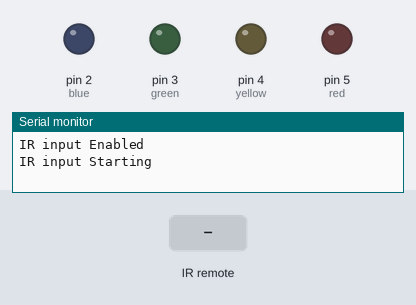
A sketch run on a simulated Arduino Uno, built with avr-gcc and run on an emulated ATmega328P. Shown: output pins drawn as LEDs (lit = HIGH), the last lines printed to the serial monitor. Inputs (shaded band) come from the test bench.

Above: at 1.2 s.
1.3 s: infrared code 0x8877 received
At 1.7 s:
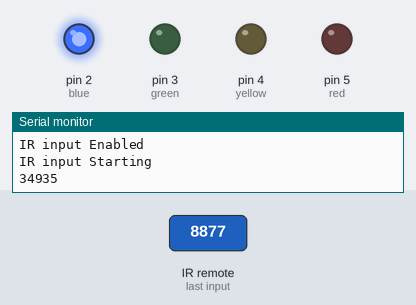
3.3 s: infrared code 0x48B7 received
At 3.7 s:
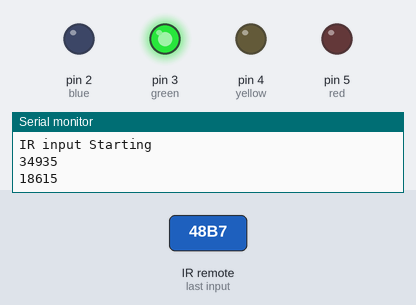
5.3 s: infrared code 0x28D7 received
At 5.7 s:
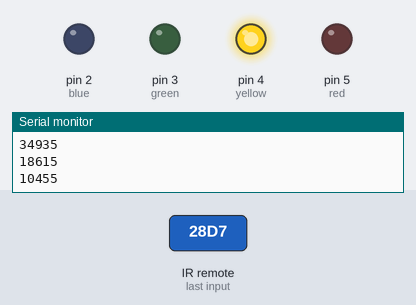
7.3 s: infrared code 0xA857 received
At 7.7 s:
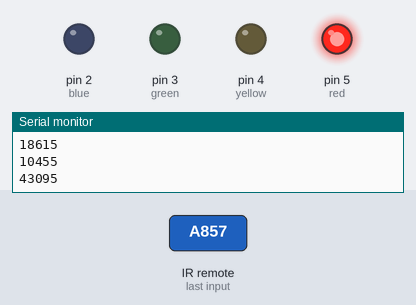
Timing chart, 0 to 10.3 s (numbered marks = the images above; inputs shaded):
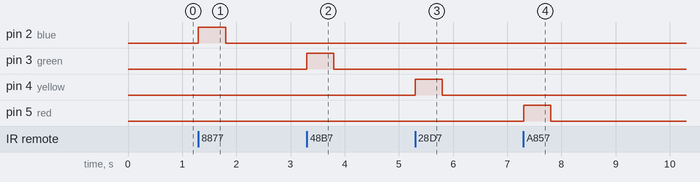

The sketch:

leechanhong09.ino
```cpp
#include <IRremote.h>
//전역변수 설정
int blue = 2;
int green = 3;
int yellow = 4;
int red = 5;
int RECV_PIN = 11;//적외선수신기에서 신호를 받는 핀
//IR라이브러리 객체
IRrecv irrecv(RECV_PIN);
decode_results results;//IR신호 복호화(역할 십진수->아스키코드 변환하는 비슷한역할)
void setup() {
  // 전원ON시 1회만 실행
  // GPIO핀 모드 설정
  pinMode(blue, OUTPUT);
  pinMode(green, OUTPUT);
  pinMode(yellow, OUTPUT);
  pinMode(red, OUTPUT);
  // 시리얼모니터로 출력설정
  Serial.begin(9600);
  Serial.println("IR input Enabled");
  irrecv.enableIRIn();//IRrecv 구조체(C)=클래스(자바):변수, 함수 모두 포함
  Serial.println("IR input Starting");
}

void loop() {
  // 전원ON시 무한반복
  if(irrecv.decode(&results)) {//수신값을 확인해서 있으면 true 반환하는 함수 decode
    unsigned int value = results.value;
    Serial.println(value);//적외선 수신기로 받은 값을 출력해 봅니다.
    switch(value) {
      case 34935:
        digitalWrite(blue, HIGH);
        delay(500);
        digitalWrite(blue, LOW);
        break;
      case 18615:
        digitalWrite(green, HIGH);
        delay(500);
        digitalWrite(green, LOW);
        break;
      case 10455:
        digitalWrite(yellow, HIGH);
        delay(500);
        digitalWrite(yellow, LOW);
        break;
      case 43095:
        digitalWrite(red, HIGH);
        delay(500);
        digitalWrite(red, LOW);
        break;
    }
    //switch문 end
    irrecv.resume();//ready 다음 수신값을 받는다.
  }
}
```

array.c
```cpp
#include <stdio.h>
void main() {
	int score[5];//배열의 크기지정 공간5개
	int sum=0, cnt;//변수 선언하면서 초기값 지정.
	for(cnt=0;cnt<5;cnt++) {
		printf("입력(점수 %d)=>", cnt+1);
		scanf("%d",&score[cnt]);//score[0], score[1]...,score[4] 총 5개 입력받기
	}

	for(cnt=0;cnt<5;cnt++) {
		sum += score[cnt];// sum = sum + score[cnt]; 누적시키는 로직 = 총점구하기
	}
	printf("총점=%d, 평균=%d \n", sum, sum/cnt);
}
```

calc.c
```cpp
#include <stdio.h>

void main() {
	int a,b,c,d;
	a=30;b=20;
	c = a+b;
	printf("c=%d", c);//결과 c=50;

	d = a>5 && b<10;//1 ||(+) 0 = 1(true), 1 &&(x) 0 = 0(false)
	//논리연산:true=1/false=0사용 and연산(&&곱연산),or연산(||덧셈연산),not연산(반대연산)
	printf("d=%d\n", d);//결과 d=0; 1(전원On), 0(전원Off)

	//관계연산 < > 대소관계를 비교(아래)
	if(a>b) {
		printf("a는 b보다 크다");
	} else {
		printf("b는 a보다 크거나 같다");
	}
}
```

char_ascii.c
```cpp
/**
구현내용: 키보드로부터 한 문자를 입력 받아서
         입력문자에 해당하는 아스키코드값을 출력하는 프로그램
작성자 : 이찬홍
작성일 : 2021년 02월 16일
--------------------------
출력: 문자입력 : A
     아스키값 : 65
--------------------------
**/
#include <stdio.h>
void main() {
	printf("키보드로 입력받을 문자를 아스키코드로 변환해서 출력하기\n");
	printf("프로그램을 종료 하려면 0을 입력해 주세요\n");
	char human;//변수선언
	while(1){//무한루프 1=true
		printf("문자입력 : ");
		scanf("%c", &human);
		getchar();//위 스캔f로 입력받은 엔터를 공백으로 처리하는 역할
		printf("사람이 인식하는 문자값:%c - 컴퓨터가 인식하는 아스키코드값:%d\n",human,human);
		if(human == 48){//사람이 인식하는 0 = 컴퓨터는 48 인식합니다.
			printf("현재 온도는 0도이고, 프로그램을 종료 합니다. 중지 아스키 코드는 %d\n", human);
			break;
		}
	}
}
```

even_odd.c
```cpp
#include <stdio.h>

void main() {
	int a;
	while(1){ //반복문(true)=무한반복(루프)
		printf("짝수-홀수를 판별할 정수를 입력하세요:\n");
		printf("종료할때는 숫자0을 입력하세요 : ");
		scanf("%d", &a);//scanf함수는 변수앞에 &(어드레스기호)를 붙입니다.
		if(a==0){
			//IoT로 전송받은 값이 0이면 반복문종료 합니다.(아래)
			break;
		}
		//분기문 if문
		if(a%2==0) {
			printf("입력하신 숫자 %d는 짝수 입니다.\n", a);
		}
		if(a%2==1) {
			printf("입력하신 숫자 %d는 홀수 입니다.\n", a);//변수 a값이 %d에 바인딩 됩니다.
		}
	}
	printf("프로그램이 종료 되었습니다.\n");
}
```

factorial.h
```cpp
/* 팩토리얼은 수학에서 수열단원 6! = 6*5*4*3*2*1 */
#define ONE 1
int factorial(int n) {
	if(n>ONE) {
		return(n*factorial(n-1));//재귀함수호출 반환값이 6* 5* 4* 3* 2* 1
	}else{
		//n-1 반복되다가 n이 1일되었을 경우 1일 반환, 재귀함수의 끝
		return(ONE);
	}
}
```

functions.c
```cpp
#include <stdio.h>
#include <string.h> // strlen(문자열길이함수), strcmp(문자열의비교함수)
//문자열의 길이를 구하는 프로그램.
void main() {
	char string[200];//200바이트크기의 char형 변수명 string을 배열변수로 생성.
	printf("문자를 입력한 후, 엔터키를 치면 입력한 문자열의 길이가 출력됩니다.\n");
	printf("stop 문자를 입력하면 프로그램이 종료 됩니다.\n");
	do {
		scanf("%s", &string);
		if(strcmp("stop",string)==0) {
			//0은 true-false아니고, 인덱스0번값이 있다는 것/ 일치하는 값이 없으면 -1인덱스값
			printf("프로그램을 종료 합니다\n");
			break;//do~while문을 빠져 나갑니다.
		}
		printf("입력하신 문자열의 길이는 %d 입니다.\n", strlen(string));

	}while(1);//while조건이 1(true)이기때문에 무한루프를 돕니다.
}
```

in_out.c
```cpp
#include <stdio.h>

void main() {
	int a,b;
	printf("입력(integer)==>");  //표준출력 Standard Output 함수
	scanf("%d", &a);//표준입력 Standard Input scanf함수는 변수사용시 &기호가
	//%decimal 10진수형태로 입-출력 받겠다고 명시.
	printf("입력(정수형)==>");
	scanf("%d", &b);

	//위에서 키보드로 입력받은 변수 a, b를 출력하겠다.(아래)
	printf("\n a=%d, b=%d \n", a, b);
	//System.out.println(자바) = printf(C언어\n);
}
```

includeFile.c
```cpp
#include <stdio.h>
#include "factorial.h" //5!팩토리얼 = 5*4*3*2*1

void main() {
	int x;
	printf("팩토리얼을 구할 숫자를 입력하세요: ");
	scanf("%d", &x);//키보드로 입력받은 숫자가 x에 저장, 이후 엔터값\n 이 남아있습니다.
	printf("%d! = %d\n", x, factorial(x));
	getchar();//입력 후 엔터 키를 공백으로 처리
}
```

multi.c
```cpp
#include <stdio.h> //라이브러리 임포트
int multi(int x, int y); //함수명세선언 = 스프링의 인터페이스와 같은 역할

void main() {
	int a, b, c; //int정수형 변수 a,b,c 선언
	printf("곱하기할 첫번째 수를 입력하세요 : ");
	scanf("%d", &a);// %d 형태중 decimal형-십진수
	printf("곱하기하 두번째 수를 입력하세요 : ");
	scanf("%d", &b);
	c = multi(a,b);//함수호출
	printf("실행결과: %d * %d = %d 입니다.\n", a,b,c);
	// \n은  newLine줄바꿈명령
}

int multi(int x, int y) {
	return (x*y);
}
```

pointer.c
```cpp
#include <stdio.h>
#include <string.h>

void main() {
	char buffer[80];
	char *p=buffer;//포인터변수 선언 크기는 80바이트
	// *p포인터변수는 값이 저장됨, p변수는 주소(어드레스 &)가 저장됨
	int len;//문자열의 길이를 저장하는 변수
	int cnt=0;//문자열역순구하기에 사용되는 반복제한 회수

	printf("문자열을 입력하세요: ");
	scanf("%s", p);//주소인덱스를 가지고 p변수를 사용하기때문 &가 없음.
	len=strlen(p);
	printf("문자열의 길이는 %d 개", len);
	printf("p변수의인덱스주소는 %d \n", p);
	while(*p) {
		p=p+1;//p++ 인덱스주소를 1씩 증가시키기 *p변수에 공백이 나올때까지 반복
	}
	printf("while을 거친 후 p변수의 인덱스 주소는 %d \n", p);
	printf("문자열을 역순으로 출력하기: \n");
	while(cnt<len) {
		p=p-1;//p-- 인덱스주소를 1씩 감소시키기
		printf("현재 인덱스 주소는 %d, 그리고, 해당 인덱스 주소의 값은 ", p);
		putchar(*p);//현재 p인덱스 주소의 *p변수값을 1개씩 출력함수 putchar(1글자출력)
		printf("\n");
		cnt=cnt + 1;//cnt++
	}
	putchar('\n');//글자를 출력하지 않고, 엔터치는 효과 \newline
	printf("출력한 이후의 인덱스 번호는 %d\n",p);
	getchar();//공백을 입력해서 버퍼내용 삭제하는 효과
}
```

string_ascii.c
```cpp
/** 키보드로 입력받은 문자열을 컴퓨터가 알아듣는 아스키코드로 변경하는 프로그램 **/
#include <stdio.h>
#include <string.h>
void main() {
	char buffer[80];
	char *p=buffer;//포인터변수 생성 및 크기지정
	int len, cnt=0;//입력받은 문자열을 아스키코드로 변경할때 반복구문에 사용
	while(1) {
		printf("문자열을 입력하세요(종료하려면 Ctrl+C 누르세요) : ");
		scanf("%s", p);//키보드로 입력받아서 *p변수의 주소에 값을 저장합니다.
		//반복구문시작(아래)
		len = strlen(p);//문자열의 길이를 구하기
		while(cnt<len) { //cnt 0부터 비교기준인 len문자열의 길이값 전까지 출력
			printf("%d   ", *p);//현재 p주소의 값은 %c사람문자, %d아스키코드로 출력
			p=p+1;//p어드레스인덱스주소는 컴퓨터가 비어있는 메모리주소를 찾아서 부여
			cnt=cnt+1;
		}
		printf("\n");
		cnt=0;//무한바복때문에 초기화 시킴
	}
}
```

varType.c
```cpp
#include <stdio.h>	//#으로 시작하는 명령어는 매크로명령어라고 합니다.
#define AGE 28		//#으로 시작하는 부분은 선행처리기라고 합니다.
#define PI 3.141592	//선행처리부분의 특징은 문장끝에 ; 이 없다는 것입니다.
#define NAME "김일국"//매그로로 정의한 상수
const int a=10; //const명령어로 상수를 정의;
const float b=10.56789;
const char c='K';             //char 단일문자타입형태
const char *OPEN="오픈소스그룹";//char *포인터상수

void main() {
	int i=28; float j=4.0; char k='A';
	char ch[10]="홍길동";//char 배열문자
	char *p="프로그래머홍길동홍길동";//char *포인터변수
	printf("기관은 %s\n이름은 %s\n나이는 %d\n", OPEN,NAME,AGE);
	printf("-----------------------------------\n");
	printf("%s %s\n나이는 %d\n직급은 %c\n평점은 %f\n", ch,p,i,k,j);
}
```

Measured:
- after the input at 1.3 s, pin 2 (blue): LOW → HIGH at once, → LOW 0.50 s later
- after the input at 3.3 s, pin 3 (green): LOW → HIGH at once, → LOW 0.50 s later
- after the input at 5.3 s, pin 4 (yellow): LOW → HIGH at once, → LOW 0.50 s later
- after the input at 7.3 s, pin 5 (red): LOW → HIGH at once, → LOW 0.50 s later
